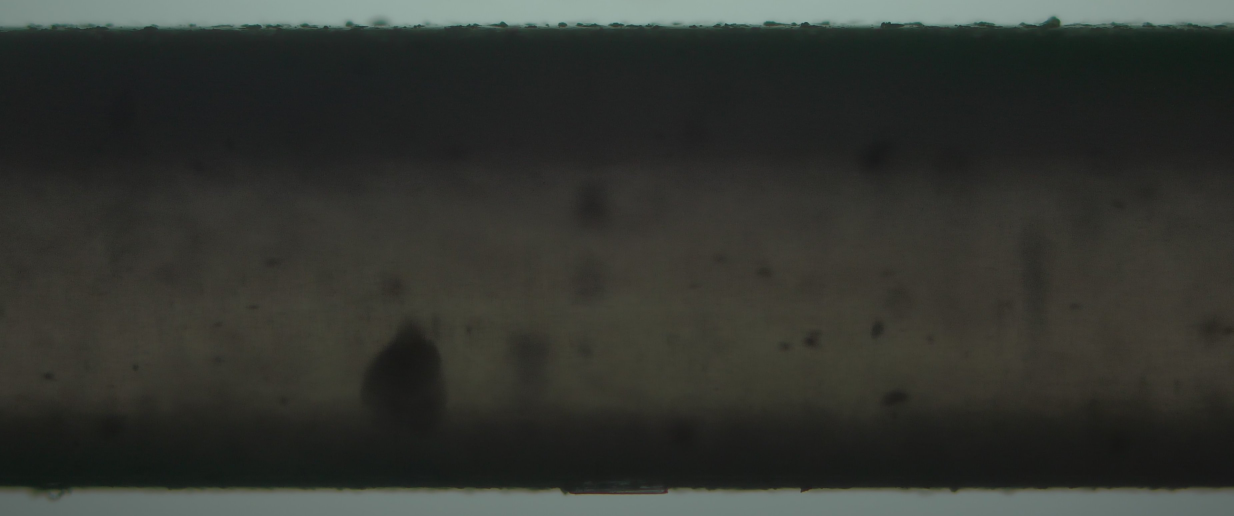
#> input picture ECO20-Fotos/E0020_006_R.jpg, 3700 x 1548 px, given in place of ECO20-45mm-1,50Vpp-7,33Hz.mp4, which was not available (shown at 1/3 size)
$ jupyter execute --allow-errors tracking.ipynb   (text cells are left out)
#> lines starting #> are read from the running program, lines starting #| are printed output that depends on the picture; after the words box and inside, x2 and y2 are one past the last pixel; in counts of white or black regions, pixels touching at a corner belong together; pictures that were not available may be replaced by others from this repository, and a replacement may not be noted
[cell 1]
import numpy as np
import matplotlib.pyplot as plt
import cv2 as cv
from skimage.morphology import remove_small_holes, skeletonize, area_opening
import pandas as pd
from matplotlib import rcParams
from scipy.interpolate import UnivariateSpline
from sklearn.linear_model import LinearRegression
from tqdm import tqdm

THRESHOLD = 120
MAX_PIXEL_VALUE = 255
MM2_CALIBRATION = 1000*(924)*1e-6  #largo*(diametro) de la cabecilla [µm^2 -> mm^2]

plt.style.use("default")
COLOR = 'black'

# FIGURE & AXES
rcParams['figure.figsize'] = (15,10)
rcParams['figure.dpi'] = 70
rcParams['axes.grid'] = True
# rcParams['axes.xmargin'] = 0
rcParams['axes.labelcolor'] = COLOR
rcParams['axes.facecolor'] = 'lightgray'#ebebeb'
rcParams['axes.grid.axis'] = 'both'
rcParams['axes.axisbelow'] = True
rcParams['text.color'] = COLOR
rcParams['text.color'] = COLOR
rcParams['xtick.color'] = COLOR
rcParams['ytick.color'] = COLOR
rcParams['grid.color'] = COLOR


# FONT
rcParams["font.family"] = "serif"
rcParams["mathtext.fontset"] = "cm"
rcParams['axes.titlesize'] = 36
rcParams['axes.labelsize'] = 36
rcParams['ytick.labelsize'] = 22
rcParams['xtick.labelsize'] = 22
rcParams['legend.fontsize'] = 28
rcParams['legend.title_fontsize'] = 28

rcParams['text.latex.preamble'] = "\n".join([
    r'\usepackage[version=3]{mhchem}'
])

# SAVE
# rcParams['savefig.format'] = 'pdf'
rcParams['savefig.bbox'] = 'tight'
# rcParams['savefig.pad_inches'] = 0.05

[cell 2]
def cortar(frame, limites, PRUEBA=False, nombre='CORTE'):
    # lee en gris
    min_x, max_x, min_y, max_y = limites
    corte = frame[min_y:max_y, min_x:max_x] # resolver lo del corte binarizadp
    if PRUEBA:
        cv.imwrite(f'{nombre}.jpg', corte)
    return corte

def gris(frame, PRUEBA=False, nombre='GRAYSCALE'):
    im_gray = cv.cvtColor(frame, cv.COLOR_BGR2GRAY)
    if PRUEBA:
        cv.imwrite(f'{nombre}.jpg', im_gray)
    return im_gray

def binarize(frame, PRUEBA=False, nombre='BINARY', threshold = THRESHOLD):
    # im_binary = cv.adaptiveThreshold(frame, 255, cv.ADAPTIVE_THRESH_GAUSSIAN_C, cv.THRESH_BINARY, 11, 2)
    _, im_binary = cv.threshold(frame, threshold, MAX_PIXEL_VALUE, cv.THRESH_BINARY)
    if PRUEBA:
        cv.imwrite(f'{nombre}.jpg', im_binary)
    return im_binary

def find(frame):
    y, x = np.where(frame==0)
    x_head = np.min(x)
    filas = np.unique(y)
    y_head = int(np.mean(filas))
    return x, y, x_head, y_head

# [79 lines left out: functions track_head, guillotina, binarize_TAIL, skeleton, not called in this run]

# la que usamos para el primer nadador:

def track_tail(vs, lim, SHOW=False):
    frame_count = vs.get(7)
    tiempo = [f for f in range(1, int(frame_count))]

    pos_sk = np.empty(len(tiempo), dtype=object)
    pos_tail = np.empty(len(tiempo), dtype=object)
    i=0
    while(vs.isOpened()):
        ret, frame = vs.read()
        if ret:
            frame = cortar(frame, lim)
            last_column = frame[:, -2:-1]
            first_column = frame[:, 0:1]
            first_row = frame[0:1,:]
            last_row = frame[-2:-1, :]
            is_not_touching_left = (np.sum(cv.bitwise_not(binarize(gris(first_column), threshold=170))) == 0)
            is_not_touching_right = (np.sum(cv.bitwise_not(binarize(gris(last_column), threshold=160))) == 0)
            is_not_touching_top = np.sum(cv.bitwise_not(binarize(first_row, threshold=120))) == 0
            is_not_touching_bottom = np.sum(cv.bitwise_not(binarize(last_row, threshold=120))) == 0

            if is_not_touching_right and is_not_touching_bottom and is_not_touching_top:
                if is_not_touching_left:
                    frame_bn = binarize_TAIL(guillotina(gris(frame)))
                    sk, tail = skeleton(frame_bn)
                    pos_sk[i] = sk
                    pos_tail[i] = tail
                    if SHOW:
                        frame[tail[0],tail[1]] = [0, 0, 255]
                        cv.imshow('frame', frame)
                    if cv.waitKey(1) & 0xFF == ord('q'):
                        break
                else:
                    print('touches left')
                    break
            else:
                if SHOW:
                        # frame[tail[0],tail[1]] = [0, 0, 255]
                    cv.imshow('frame', frame)
                continue
            i+=1
        else:
            break

    cv.destroyAllWindows()
    return np.array(tiempo[:i]), np.array(pos_sk[:i]), np.array(pos_tail[:i])

# [44 lines left out: function track_TAIL_original, not called in this run]

[cell 3]
im = cv.imread('test-image.png')
#> (the rest of this cell did not finish here and is left out)

#> (a cell that did not finish here is left out)

#> (a cell that did not finish here is left out)

[cell 6]
vs = cv.VideoCapture('videos/ECO20-45mm-1,50Vpp-7,33Hz.mp4')
lim = [319, 950, 250, 505]

# Crea las listas vacias que van a ser nuestras mediciones
pos_x = []
pos_y = []
calibracion = []

frame_count = vs.get(7)
tiempo = [f for f in range(1, int(frame_count))]

while(vs.isOpened()):
    ret, frame = vs.read()
#> frame is the input picture: shape (1548, 3700, 3); mean B, G, R 48.2, 53.2, 50.8

    if ret:
        frame = cortar(frame, lim)
#> in cortar, `corte = frame[min_y:max_y, min_x:max_x]`:
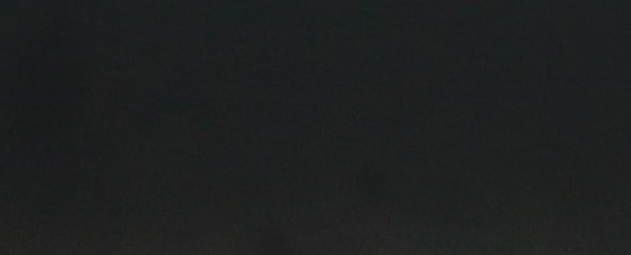
#> corte: shape (255, 631, 3); mean B, G, R 32.1, 32, 30.2
        frame_bn = binarize(gris(frame))
#> in binarize, `_, im_binary = cv.threshold(frame, threshold, MAX_PIXEL_VALUE, cv.THRE..`: im_binary: shape (255, 631); every value is 0
        mask = frame_bn>0
        frame_bn = remove_small_holes(mask,10)*255
#> frame_bn: shape (255, 631) int64; every value is 0
        number_of_pixels = frame_bn[frame_bn==0].size
#> number_of_pixels = 160905
        px_per_mm2 = number_of_pixels / MM2_CALIBRATION #number_of_pixels puede ser 0 entonces tomamos px_per_mm2
#> px_per_mm2 = 174139.6
        calibracion.append(px_per_mm2)
        try:
            x, y, x_head, y_head = find(frame_bn)
#> in find, `x_head = np.min(x)`: x_head = 0
#> in find, `filas = np.unique(y)`: filas = 255 values from 0 to 254
#> in find, `y_head = int(np.mean(filas))`: y_head = 127
#> x_head = 0; y_head = 127
            pos_x.append(x_head)
            pos_y.append(y_head)
            if True:
                frame[y, x] = [0, 255, 0]
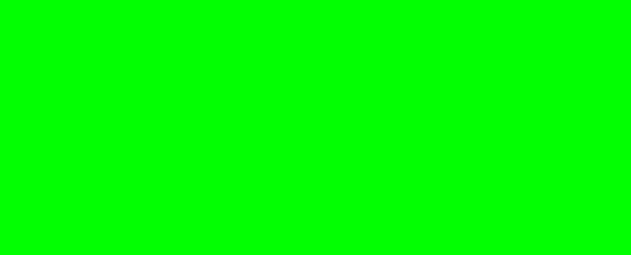
#> frame: shape (255, 631, 3); mean B, G, R 0, 255, 0
                frame = cv.circle(frame, (x_head, y_head), radius=1, color=(0, 0, 255), thickness=-1)
#> frame: shape (255, 631, 3); under 0.01% of pixels changed, all inside (x1, y1, x2, y2) = (0, 126, 2, 129)
                cv.imshow('frame', frame)
        except:
            break
        if cv.waitKey(1) & 0xFF == ord('q'):
#> (key q is pressed here)
            break
    else:
        break
cv.destroyAllWindows()
#> (the rest of this cell did not finish here and is left out)

[cell 7]
# video = cv.VideoCapture('videos\\ECO20-45mm-PECERA1\\ECO20-45mm-496mVpp-7Hz.mp4')
video = cv.VideoCapture('videos\\ECO20-45mm-PECERA1\\ECO20-45mm-512mVpp-5Hz.mp4')
lim = [310, 950, 205, 505] #[xleft, xright, ytop, ydown]
t_tail, sk, tail_xy = track_tail(video, lim, SHOW=True)
#> call 2 of cortar, with PRUEBA = False, nombre = 'CORTE'
#> in cortar (call 2), `corte = frame[min_y:max_y, min_x:max_x]`:
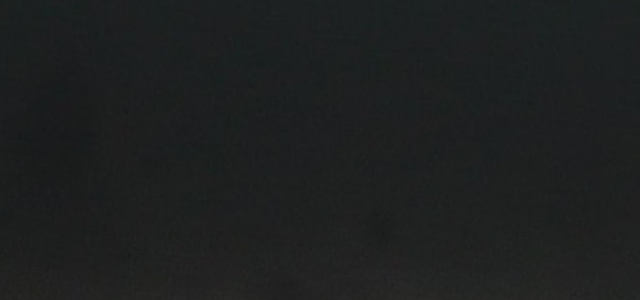
#> corte: shape (300, 640, 3); mean B, G, R 32.2, 32, 30
#> in track_tail, `last_column = frame[:, -2:-1]`: last_column = 300 rows, first 8: [33, 35, 29], [33, 35, 29], [34, 36, 30], [32, 34, 28], [32, 34, 28], [32, 34, 28], [32, 34, 28], [32, 34, 28]
#> in track_tail, `first_column = frame[:, 0:1]`: first_column = 300 rows, first 8: [30, 32, 26], [30, 32, 26], [30, 31, 27], [30, 31, 29], [30, 31, 29], [31, 32, 30], [31, 32, 30], [31, 32, 30]
#> in track_tail, `first_row = frame[0:1,:]`: first_row = 640 rows, first 8: [30, 32, 26], [30, 32, 26], [29, 31, 25], [29, 31, 25], [30, 32, 26], [31, 33, 27], [31, 33, 27], [31, 33, 27]
#> in track_tail, `last_row = frame[-2:-1, :]`: last_row = 640 rows, first 8: [33, 35, 35], [33, 35, 35], [34, 36, 36], [33, 35, 35], [33, 35, 35], [33, 35, 35], [34, 36, 36], [34, 36, 36]
#> in track_tail, `is_not_touching_left = (np.sum(cv.bitwise_not(binarize(gris(first_colu..`: is_not_touching_left = False
#> in binarize (call 4), `_, im_binary = cv.threshold(frame, threshold, MAX_PIXEL_VALUE, cv.THRE..`: im_binary = 640 rows, first 8: [0, 0, 0], [0, 0, 0], [0, 0, 0], [0, 0, 0], [0, 0, 0], [0, 0, 0], [0, 0, 0], [0, 0, 0]
#> in track_tail, `is_not_touching_top = np.sum(cv.bitwise_not(binarize(first_row, thresh..`: is_not_touching_top = False
